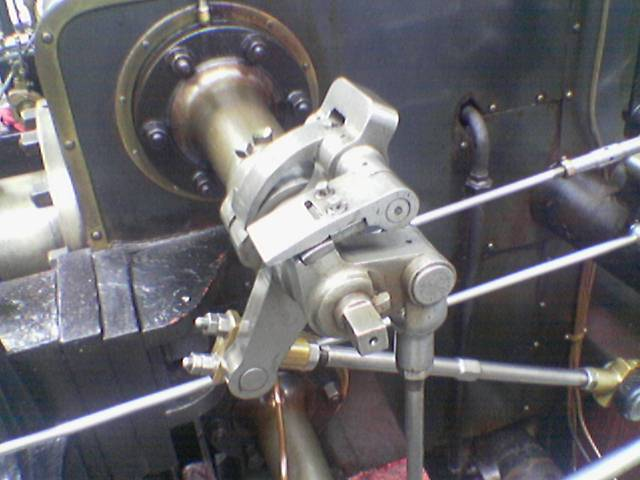
#> input picture Images/valve_original.png, 640 x 480 px, found by its file name
$ python canny.py
#> lines starting #> are read from the running program, lines starting #| are printed output that depends on the picture
import cv2 as cv
import numpy as np

image = cv.imread('valve_original.png', cv.IMREAD_GRAYSCALE)
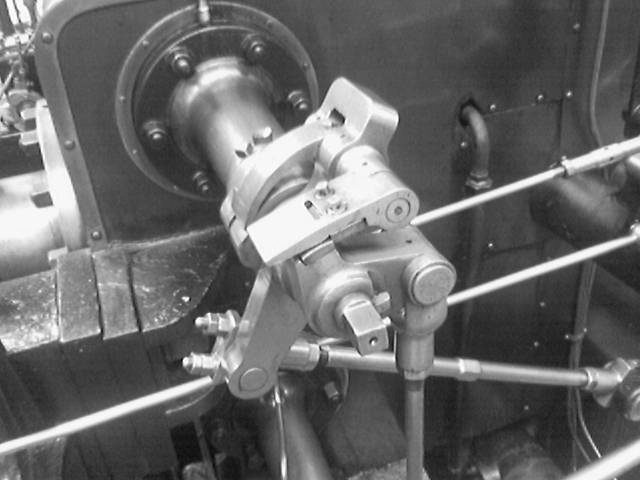
#> image: shape (480, 640); min 6, max 255, mean 105.2
edges = cv.Canny(image, 50, 170)
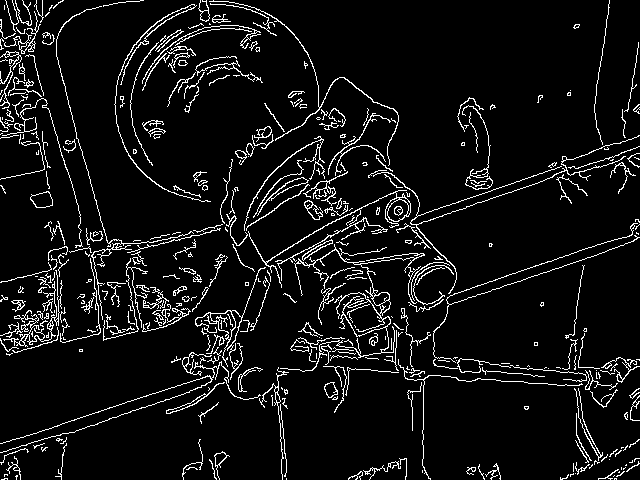
#> edges: shape (480, 640); 7.1% white in thin lines or dots
result = np.hstack((image, edges))
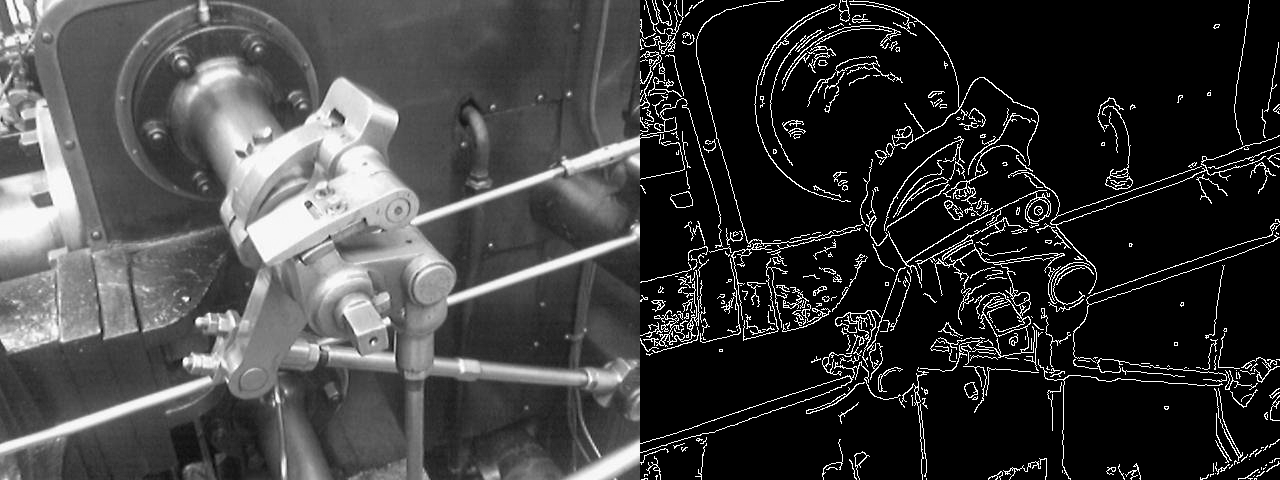
#> result: shape (480, 1280); min 0, max 255, mean 61.7
cv.imwrite('valve_original_canny.png', result)

$ run again, with Images/MyPic.png copied over Images/valve_original.png
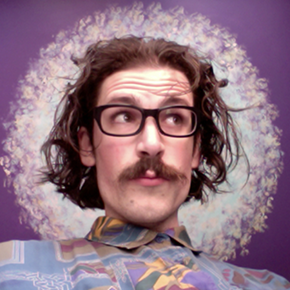
#> input picture Images/MyPic.png, 290 x 290 px, found by its file name
#> `edges = cv.Canny(image, 50, 170)`:
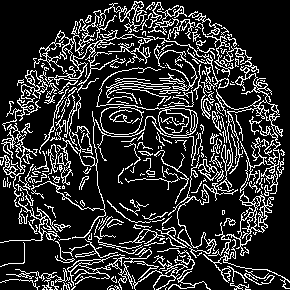
#> edges: shape (290, 290); 18.3% white in thin lines or dots
#> `result = np.hstack((image, edges))`:
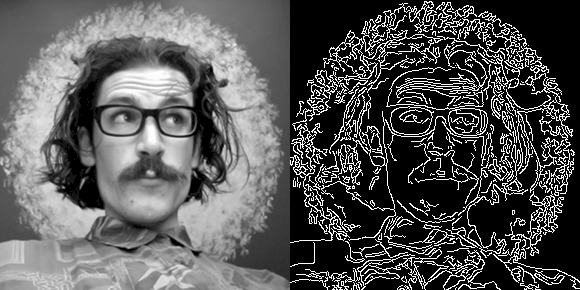
#> result: shape (290, 580); min 0, max 255, mean 87

$ run again, with Images/blobs.png copied over Images/valve_original.png
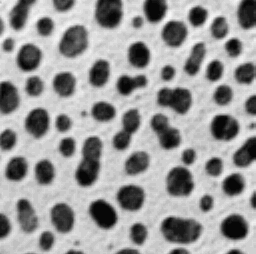
#> input picture Images/blobs.png, 256 x 254 px, found by its file name
#> image is the input picture: shape (254, 256); min 7, max 247, mean 151.7
#> `edges = cv.Canny(image, 50, 170)`:
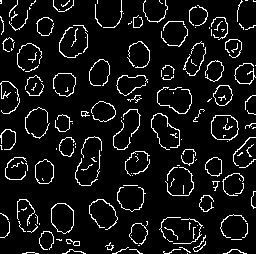
#> edges: shape (254, 256); 7.9% white in thin lines or dots
#> `result = np.hstack((image, edges))`:
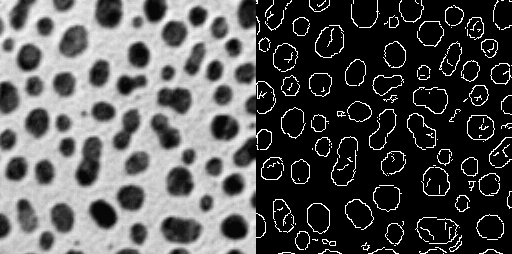
#> result: shape (254, 512); min 0, max 255, mean 85.9
